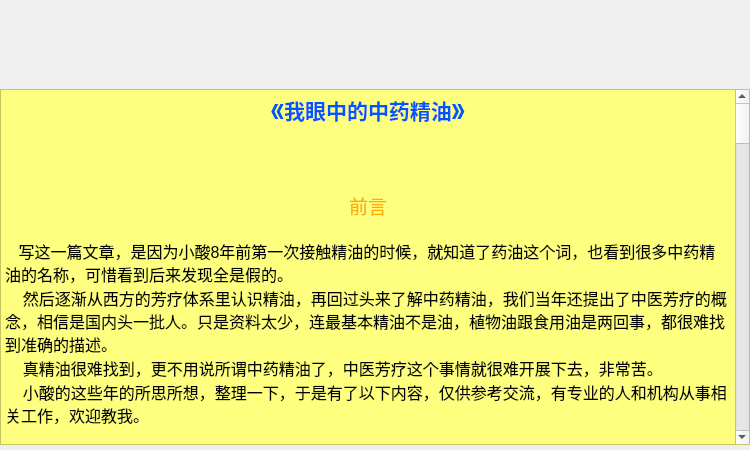
<?xml version="1.0" encoding="UTF-8"?>
<ui version="4.0">
 <class>Form</class>
 <widget class="QWidget" name="Form">
  <property name="geometry">
   <rect>
    <x>0</x>
    <y>0</y>
    <width>750</width>
    <height>450</height>
   </rect>
  </property>
  <property name="windowTitle">
   <string>Form</string>
  </property>
  <layout class="QVBoxLayout" name="verticalLayout" stretch="1,4">
   <property name="spacing">
    <number>0</number>
   </property>
   <property name="leftMargin">
    <number>0</number>
   </property>
   <property name="topMargin">
    <number>0</number>
   </property>
   <property name="rightMargin">
    <number>0</number>
   </property>
   <property name="bottomMargin">
    <number>5</number>
   </property>
   <item>
    <widget class="QLabel" name="article_pic_label">
     <property name="styleSheet">
      <string notr="true">QLabel{
	border-image: url(:/article/images/article_top.jpg);
}</string>
     </property>
     <property name="text">
      <string/>
     </property>
    </widget>
   </item>
   <item>
    <widget class="QTextEdit" name="article_textEdit">
     <property name="styleSheet">
      <string notr="true">QTextEdit{
	background-color: rgb(255, 255, 127);
}</string>
     </property>
     <property name="readOnly">
      <bool>true</bool>
     </property>
     <property name="html">
      <string>&lt;!DOCTYPE HTML PUBLIC &quot;-//W3C//DTD HTML 4.0//EN&quot; &quot;http://www.w3.org/TR/REC-html40/strict.dtd&quot;&gt;
&lt;html&gt;&lt;head&gt;&lt;meta name=&quot;qrichtext&quot; content=&quot;1&quot; /&gt;&lt;style type=&quot;text/css&quot;&gt;
p, li { white-space: pre-wrap; }
&lt;/style&gt;&lt;/head&gt;&lt;body style=&quot; font-family:'SimSun'; font-size:9pt; font-weight:400; font-style:normal;&quot;&gt;
&lt;p align=&quot;center&quot; style=&quot; margin-top:0px; margin-bottom:0px; margin-left:0px; margin-right:0px; -qt-block-indent:0; text-indent:0px;&quot;&gt;&lt;span style=&quot; font-size:16pt; font-weight:600; color:#0055ff;&quot;&gt;《我眼中的中药精油》&lt;/span&gt;&lt;/p&gt;
&lt;p align=&quot;center&quot; style=&quot;-qt-paragraph-type:empty; margin-top:0px; margin-bottom:0px; margin-left:0px; margin-right:0px; -qt-block-indent:0; text-indent:0px; font-size:14pt; color:#0055ff;&quot;&gt;&lt;br /&gt;&lt;/p&gt;
&lt;p align=&quot;center&quot; style=&quot; margin-top:0px; margin-bottom:0px; margin-left:0px; margin-right:0px; -qt-block-indent:0; text-indent:0px;&quot;&gt;&lt;img src=&quot;:/article/images/article_01.jpg&quot; /&gt;&lt;/p&gt;
&lt;p style=&quot;-qt-paragraph-type:empty; margin-top:0px; margin-bottom:0px; margin-left:0px; margin-right:0px; -qt-block-indent:0; text-indent:0px;&quot;&gt;&lt;br /&gt;&lt;/p&gt;
&lt;p style=&quot;-qt-paragraph-type:empty; margin-top:0px; margin-bottom:0px; margin-left:0px; margin-right:0px; -qt-block-indent:0; text-indent:0px;&quot;&gt;&lt;br /&gt;&lt;/p&gt;
&lt;p align=&quot;center&quot; style=&quot; margin-top:0px; margin-bottom:0px; margin-left:0px; margin-right:0px; -qt-block-indent:0; text-indent:0px;&quot;&gt;&lt;span style=&quot; font-size:14pt; color:#ffaa00;&quot;&gt;前言&lt;/span&gt;&lt;/p&gt;
&lt;p align=&quot;center&quot; style=&quot;-qt-paragraph-type:empty; margin-top:0px; margin-bottom:0px; margin-left:0px; margin-right:0px; -qt-block-indent:0; text-indent:0px; font-size:12pt; color:#ffaa00;&quot;&gt;&lt;br /&gt;&lt;/p&gt;
&lt;p style=&quot; margin-top:0px; margin-bottom:0px; margin-left:0px; margin-right:0px; -qt-block-indent:0; text-indent:0px;&quot;&gt;   &lt;span style=&quot; font-size:10pt;&quot;&gt; &lt;/span&gt;&lt;span style=&quot; font-size:12pt;&quot;&gt;写这一篇文章，是因为小酸8年前第一次接触精油的时候，就知道了药油这个词，也看到很多中药精油的名称，可惜看到后来发现全是假的。&lt;/span&gt;&lt;/p&gt;
&lt;p style=&quot; margin-top:0px; margin-bottom:0px; margin-left:0px; margin-right:0px; -qt-block-indent:0; text-indent:0px;&quot;&gt;&lt;span style=&quot; font-size:12pt;&quot;&gt;    然后逐渐从西方的芳疗体系里认识精油，再回过头来了解中药精油，我们当年还提出了中医芳疗的概念，相信是国内头一批人。只是资料太少，连最基本精油不是油，植物油跟食用油是两回事，都很难找到准确的描述。&lt;/span&gt;&lt;/p&gt;
&lt;p style=&quot; margin-top:0px; margin-bottom:0px; margin-left:0px; margin-right:0px; -qt-block-indent:0; text-indent:0px;&quot;&gt;&lt;span style=&quot; font-size:12pt;&quot;&gt;    真精油很难找到，更不用说所谓中药精油了，中医芳疗这个事情就很难开展下去，非常苦。&lt;/span&gt;&lt;/p&gt;
&lt;p style=&quot; margin-top:0px; margin-bottom:0px; margin-left:0px; margin-right:0px; -qt-block-indent:0; text-indent:0px;&quot;&gt;&lt;span style=&quot; font-size:12pt;&quot;&gt;    小酸的这些年的所思所想，整理一下，于是有了以下内容，仅供参考交流，有专业的人和机构从事相关工作，欢迎教我。&lt;/span&gt;&lt;/p&gt;
&lt;p style=&quot;-qt-paragraph-type:empty; margin-top:0px; margin-bottom:0px; margin-left:0px; margin-right:0px; -qt-block-indent:0; text-indent:0px;&quot;&gt;&lt;br /&gt;&lt;/p&gt;
&lt;p align=&quot;center&quot; style=&quot; margin-top:0px; margin-bottom:0px; margin-left:0px; margin-right:0px; -qt-block-indent:0; text-indent:0px;&quot;&gt;&lt;img src=&quot;:/article/images/article_02.jpg&quot; /&gt;&lt;/p&gt;
&lt;p style=&quot;-qt-paragraph-type:empty; margin-top:0px; margin-bottom:0px; margin-left:0px; margin-right:0px; -qt-block-indent:0; text-indent:0px;&quot;&gt;&lt;br /&gt;&lt;/p&gt;
&lt;p style=&quot;-qt-paragraph-type:empty; margin-top:0px; margin-bottom:0px; margin-left:0px; margin-right:0px; -qt-block-indent:0; text-indent:0px;&quot;&gt;&lt;br /&gt;&lt;/p&gt;
&lt;p align=&quot;center&quot; style=&quot; margin-top:0px; margin-bottom:0px; margin-left:0px; margin-right:0px; -qt-block-indent:0; text-indent:0px;&quot;&gt;&lt;span style=&quot; font-size:14pt; color:#ffaa00;&quot;&gt;什么是中药精油？&lt;/span&gt;&lt;/p&gt;
&lt;p style=&quot;-qt-paragraph-type:empty; margin-top:0px; margin-bottom:0px; margin-left:0px; margin-right:0px; -qt-block-indent:0; text-indent:0px;&quot;&gt;&lt;br /&gt;&lt;/p&gt;
&lt;p style=&quot; margin-top:0px; margin-bottom:0px; margin-left:0px; margin-right:0px; -qt-block-indent:0; text-indent:0px;&quot;&gt;   &lt;span style=&quot; font-size:10pt;&quot;&gt; &lt;/span&gt;&lt;span style=&quot; font-size:12pt;&quot;&gt;能用来萃取精油的植物，到现在就几百种。在被传统认定为中药材的植物里，能提取芳香精油的植物，据说有198种。&lt;/span&gt;&lt;/p&gt;
&lt;p style=&quot; margin-top:0px; margin-bottom:0px; margin-left:0px; margin-right:0px; -qt-block-indent:0; text-indent:0px;&quot;&gt;&lt;span style=&quot; font-size:12pt;&quot;&gt;    在西方的芳疗范畴，它们是植物精油，在我们这里，它们就是草药，就是中药材，在这个惯性下，我们叫它们中药精油，中药草精油，并且用中医的方法指导使用，是很自然的事情。&lt;/span&gt;&lt;/p&gt;
&lt;p style=&quot; margin-top:0px; margin-bottom:0px; margin-left:0px; margin-right:0px; -qt-block-indent:0; text-indent:0px;&quot;&gt;&lt;span style=&quot; font-size:12pt;&quot;&gt;    如果我没记错，梁冬跟徐文兵先生做《中医太美》节目里，讲过西方利用植物，那叫植物药，不是中药。因为背后的指导思想不同。&lt;/span&gt;&lt;/p&gt;
&lt;p style=&quot;-qt-paragraph-type:empty; margin-top:0px; margin-bottom:0px; margin-left:0px; margin-right:0px; -qt-block-indent:0; text-indent:0px;&quot;&gt;&lt;br /&gt;&lt;/p&gt;
&lt;p align=&quot;center&quot; style=&quot; margin-top:0px; margin-bottom:0px; margin-left:0px; margin-right:0px; -qt-block-indent:0; text-indent:0px;&quot;&gt;&lt;img src=&quot;:/article/images/article_03.jpg&quot; /&gt;&lt;/p&gt;
&lt;p style=&quot;-qt-paragraph-type:empty; margin-top:0px; margin-bottom:0px; margin-left:0px; margin-right:0px; -qt-block-indent:0; text-indent:0px;&quot;&gt;&lt;br /&gt;&lt;/p&gt;
&lt;p style=&quot; margin-top:0px; margin-bottom:0px; margin-left:0px; margin-right:0px; -qt-block-indent:0; text-indent:0px;&quot;&gt;    &lt;span style=&quot; font-size:12pt;&quot;&gt;中药是在传统中医药理论指导下使用，而植物药是在现代医药理论指导下使用。&lt;/span&gt;&lt;/p&gt;
&lt;p style=&quot; margin-top:0px; margin-bottom:0px; margin-left:0px; margin-right:0px; -qt-block-indent:0; text-indent:0px;&quot;&gt;&lt;span style=&quot; font-size:12pt;&quot;&gt;    欧盟对植物药的定义：“植物药是指用单一或多种植物配伍，含有专一活性成分或植物提取物，用于医疗目的的医疗产品。”&lt;/span&gt;&lt;/p&gt;
&lt;p style=&quot; margin-top:0px; margin-bottom:0px; margin-left:0px; margin-right:0px; -qt-block-indent:0; text-indent:0px;&quot;&gt;&lt;span style=&quot; font-size:12pt;&quot;&gt;    小酸这几年看了不同国家作者写的精油相关书籍，看了一些专业人士在做的推广内容，小酸发现，还是跟各自的文化背景有关：在不同文化背景下，形成各自的风格，最终以教学，应用，书籍等呈现在我们面前。&lt;/span&gt;&lt;/p&gt;
&lt;p style=&quot;-qt-paragraph-type:empty; margin-top:0px; margin-bottom:0px; margin-left:0px; margin-right:0px; -qt-block-indent:0; text-indent:0px;&quot;&gt;&lt;br /&gt;&lt;/p&gt;
&lt;p align=&quot;center&quot; style=&quot; margin-top:0px; margin-bottom:0px; margin-left:0px; margin-right:0px; -qt-block-indent:0; text-indent:0px;&quot;&gt;&lt;img src=&quot;:/article/images/article_04.jpg&quot; /&gt;&lt;/p&gt;
&lt;p style=&quot;-qt-paragraph-type:empty; margin-top:0px; margin-bottom:0px; margin-left:0px; margin-right:0px; -qt-block-indent:0; text-indent:0px;&quot;&gt;&lt;br /&gt;&lt;/p&gt;
&lt;p style=&quot; margin-top:0px; margin-bottom:0px; margin-left:0px; margin-right:0px; -qt-block-indent:0; text-indent:0px;&quot;&gt;&lt;span style=&quot; font-size:12pt;&quot;&gt;    比如，小酸个人观感里——法：偏医学研究与应用；德：偏医学与化学应用；英：偏经验与实际应用；&lt;/span&gt;&lt;/p&gt;
&lt;p style=&quot; margin-top:0px; margin-bottom:0px; margin-left:0px; margin-right:0px; -qt-block-indent:0; text-indent:0px;&quot;&gt;&lt;span style=&quot; font-size:12pt;&quot;&gt;    东方系：中医哲学，按摩推拿，经络脏腑，五行学说，气血穴位，性味归经，从精油性质特点的解释，到调配，到使用，中医理论都有完整的方法论来指导。&lt;/span&gt;&lt;/p&gt;
&lt;p style=&quot; margin-top:0px; margin-bottom:0px; margin-left:0px; margin-right:0px; -qt-block-indent:0; text-indent:0px;&quot;&gt;&lt;span style=&quot; font-size:12pt;&quot;&gt;    香港，台湾，日本，有一些这方面的书，国内的我还不知道有没有大师出中医芳疗相关的书。&lt;/span&gt;&lt;/p&gt;
&lt;p style=&quot;-qt-paragraph-type:empty; margin-top:0px; margin-bottom:0px; margin-left:0px; margin-right:0px; -qt-block-indent:0; text-indent:0px;&quot;&gt;&lt;br /&gt;&lt;/p&gt;
&lt;p align=&quot;center&quot; style=&quot; margin-top:0px; margin-bottom:0px; margin-left:0px; margin-right:0px; -qt-block-indent:0; text-indent:0px;&quot;&gt;&lt;img src=&quot;:/article/images/article_05.jpg&quot; /&gt;&lt;/p&gt;
&lt;p style=&quot;-qt-paragraph-type:empty; margin-top:0px; margin-bottom:0px; margin-left:0px; margin-right:0px; -qt-block-indent:0; text-indent:0px;&quot;&gt;&lt;br /&gt;&lt;/p&gt;
&lt;p style=&quot; margin-top:0px; margin-bottom:0px; margin-left:0px; margin-right:0px; -qt-block-indent:0; text-indent:0px;&quot;&gt;   &lt;span style=&quot; font-size:12pt;&quot;&gt; 还有三脉七轮的脉轮能量理论、星座、音乐、性格等等理论下的使用指导（这些小酸不打算接触）。所以叫中药精油，重要的不是这个精油本身，是背后的指导理论。&lt;/span&gt;&lt;/p&gt;
&lt;p style=&quot; margin-top:0px; margin-bottom:0px; margin-left:0px; margin-right:0px; -qt-block-indent:0; text-indent:0px;&quot;&gt;&lt;span style=&quot; font-size:12pt;&quot;&gt;    当然，我看了一本书上面写着：研究发现，中药精油，通常比常见的那些精油，用于皮肤上时，渗透力更强。&lt;/span&gt;&lt;/p&gt;
&lt;p style=&quot;-qt-paragraph-type:empty; margin-top:0px; margin-bottom:0px; margin-left:0px; margin-right:0px; -qt-block-indent:0; text-indent:0px;&quot;&gt;&lt;br /&gt;&lt;/p&gt;
&lt;p align=&quot;center&quot; style=&quot; margin-top:0px; margin-bottom:0px; margin-left:0px; margin-right:0px; -qt-block-indent:0; text-indent:0px;&quot;&gt;&lt;img src=&quot;:/article/images/article_06.jpg&quot; /&gt;&lt;/p&gt;
&lt;p style=&quot;-qt-paragraph-type:empty; margin-top:0px; margin-bottom:0px; margin-left:0px; margin-right:0px; -qt-block-indent:0; text-indent:0px;&quot;&gt;&lt;br /&gt;&lt;/p&gt;
&lt;p style=&quot; margin-top:0px; margin-bottom:0px; margin-left:0px; margin-right:0px; -qt-block-indent:0; text-indent:0px;&quot;&gt;     &lt;span style=&quot; font-size:12pt;&quot;&gt;中药精油，一是本来就是自古以来使用的中草药，本来就是芳香植物，可以萃取精油，然后在我们文化体系内这样称呼它；一是按照中医的方法，来指导精油的应用，可能不是传统的草药，而是某些不常见的植物，这是精油的中医化，用中医的观点来看待植物精油，指导配伍和应用。&lt;/span&gt;&lt;/p&gt;
&lt;p style=&quot; margin-top:0px; margin-bottom:0px; margin-left:0px; margin-right:0px; -qt-block-indent:0; text-indent:0px;&quot;&gt;&lt;span style=&quot; font-size:12pt;&quot;&gt;    中医也不是没有对芳香油的使用，只是很懵懂而已。&lt;/span&gt;&lt;/p&gt;
&lt;p style=&quot; margin-top:0px; margin-bottom:0px; margin-left:0px; margin-right:0px; -qt-block-indent:0; text-indent:0px;&quot;&gt;&lt;span style=&quot; font-size:12pt;&quot;&gt;    看过一个研究，说做艾灸好是为什么，除了燃烧的热力之外，燃烧时产生的挥发油，也可能是带来作用的原因。还有香囊，去邪醒神等，制作原料都是含有挥发油的植物。&lt;/span&gt;&lt;/p&gt;
&lt;p style=&quot;-qt-paragraph-type:empty; margin-top:0px; margin-bottom:0px; margin-left:0px; margin-right:0px; -qt-block-indent:0; text-indent:0px;&quot;&gt;&lt;br /&gt;&lt;/p&gt;
&lt;p align=&quot;center&quot; style=&quot; margin-top:0px; margin-bottom:0px; margin-left:0px; margin-right:0px; -qt-block-indent:0; text-indent:0px;&quot;&gt;&lt;img src=&quot;:/article/images/article_07.jpg&quot; /&gt;&lt;/p&gt;
&lt;p style=&quot;-qt-paragraph-type:empty; margin-top:0px; margin-bottom:0px; margin-left:0px; margin-right:0px; -qt-block-indent:0; text-indent:0px;&quot;&gt;&lt;br /&gt;&lt;/p&gt;
&lt;p style=&quot; margin-top:0px; margin-bottom:0px; margin-left:0px; margin-right:0px; -qt-block-indent:0; text-indent:0px;&quot;&gt; &lt;span style=&quot; font-size:10pt;&quot;&gt;   &lt;/span&gt;&lt;span style=&quot; font-size:12pt;&quot;&gt;关于中药精油性味归经，我看了不同的书，大体上一致，局部混乱和互相矛盾。没有统一的标准和权威组织来做这个整理、规范的事情，可能随着发展未来会有高人来做。&lt;/span&gt;&lt;/p&gt;
&lt;p style=&quot; margin-top:0px; margin-bottom:0px; margin-left:0px; margin-right:0px; -qt-block-indent:0; text-indent:0px;&quot;&gt;&lt;span style=&quot; font-size:12pt;&quot;&gt;    我也有一个疑问，草药煎熬以水溶性为主，精油以芳香物质为主，完全沿用以前的性味归经，是否可行？那些没做过性味归经的植物，植物精油，谁来做性味归经的确定？&lt;/span&gt;&lt;/p&gt;
&lt;p style=&quot;-qt-paragraph-type:empty; margin-top:0px; margin-bottom:0px; margin-left:0px; margin-right:0px; -qt-block-indent:0; text-indent:0px;&quot;&gt;&lt;br /&gt;&lt;/p&gt;
&lt;p align=&quot;center&quot; style=&quot; margin-top:0px; margin-bottom:0px; margin-left:0px; margin-right:0px; -qt-block-indent:0; text-indent:0px;&quot;&gt;&lt;img src=&quot;:/article/images/article_08.jpg&quot; /&gt;&lt;/p&gt;
&lt;p style=&quot;-qt-paragraph-type:empty; margin-top:0px; margin-bottom:0px; margin-left:0px; margin-right:0px; -qt-block-indent:0; text-indent:0px;&quot;&gt;&lt;br /&gt;&lt;/p&gt;
&lt;p style=&quot;-qt-paragraph-type:empty; margin-top:0px; margin-bottom:0px; margin-left:0px; margin-right:0px; -qt-block-indent:0; text-indent:0px;&quot;&gt;&lt;br /&gt;&lt;/p&gt;
&lt;p align=&quot;center&quot; style=&quot; margin-top:0px; margin-bottom:0px; margin-left:0px; margin-right:0px; -qt-block-indent:0; text-indent:0px;&quot;&gt;&lt;span style=&quot; font-size:14pt; color:#ffaa00;&quot;&gt;芳香疗法和中医中药太多相似之处&lt;/span&gt;&lt;/p&gt;
&lt;p style=&quot; margin-top:0px; margin-bottom:0px; margin-left:0px; margin-right:0px; -qt-block-indent:0; text-indent:0px;&quot;&gt; &lt;/p&gt;
&lt;p style=&quot; margin-top:0px; margin-bottom:0px; margin-left:0px; margin-right:0px; -qt-block-indent:0; text-indent:0px;&quot;&gt;     &lt;span style=&quot; font-size:12pt;&quot;&gt;精油芳疗，和中医，都叫作实证疗法。中医和精油芳香疗法，有着天然的契合。&lt;/span&gt;&lt;/p&gt;
&lt;p style=&quot; margin-top:0px; margin-bottom:0px; margin-left:0px; margin-right:0px; -qt-block-indent:0; text-indent:0px;&quot;&gt;&lt;span style=&quot; font-size:12pt;&quot;&gt;    精油芳疗，有时候也会面临中医一样功效验证上的窘迫。比如，寇特博士用了一段描述：“对于流感，高浓度的使用精油，没有科学验证，但是反正就是有用。”这个描述方式，跟很多中草药的使用上很相似。&lt;/span&gt;&lt;/p&gt;
&lt;p style=&quot; margin-top:0px; margin-bottom:0px; margin-left:0px; margin-right:0px; -qt-block-indent:0; text-indent:0px;&quot;&gt;&lt;span style=&quot; font-size:12pt;&quot;&gt;    芳香疗法的整体观：“将人视为身心灵的整体组合，几乎每一种急性或者慢性疾病都伴随负面情绪或者心理状况，甚至主导特定器官的失调。&lt;/span&gt;&lt;/p&gt;
&lt;p style=&quot; margin-top:0px; margin-bottom:0px; margin-left:0px; margin-right:0px; -qt-block-indent:0; text-indent:0px;&quot;&gt;&lt;span style=&quot; font-size:12pt;&quot;&gt;    要达到完全的治愈必须考虑身心灵三个面向，这与以病症外在表征为治疗切入点的正统医学，在本质上完全不同。”&lt;/span&gt;&lt;/p&gt;
&lt;p style=&quot;-qt-paragraph-type:empty; margin-top:0px; margin-bottom:0px; margin-left:0px; margin-right:0px; -qt-block-indent:0; text-indent:0px;&quot;&gt;&lt;br /&gt;&lt;/p&gt;
&lt;p align=&quot;center&quot; style=&quot; margin-top:0px; margin-bottom:0px; margin-left:0px; margin-right:0px; -qt-block-indent:0; text-indent:0px;&quot;&gt;&lt;img src=&quot;:/article/images/article_09.jpg&quot; /&gt;&lt;/p&gt;
&lt;p style=&quot;-qt-paragraph-type:empty; margin-top:0px; margin-bottom:0px; margin-left:0px; margin-right:0px; -qt-block-indent:0; text-indent:0px;&quot;&gt;&lt;br /&gt;&lt;/p&gt;
&lt;p style=&quot; margin-top:0px; margin-bottom:0px; margin-left:0px; margin-right:0px; -qt-block-indent:0; text-indent:0px;&quot;&gt;   &lt;span style=&quot; font-size:12pt;&quot;&gt; 这段话有没有很熟悉的感觉，中医讲，八纲辨证，四诊合参，辨证论治，其实早就提出了治疗的整体观，不但将情志情绪与脏腑与病症联系起来，甚至季节气候的变化，带来的身心影响，也有了恰当的解释。&lt;/span&gt;&lt;/p&gt;
&lt;p style=&quot; margin-top:0px; margin-bottom:0px; margin-left:0px; margin-right:0px; -qt-block-indent:0; text-indent:0px;&quot;&gt;&lt;span style=&quot; font-size:12pt;&quot;&gt;    中医讲上医治未病，讲养生，讲因天之序，合道而行时，芳香疗法都还没诞生呢。&lt;/span&gt;&lt;/p&gt;
&lt;p style=&quot; margin-top:0px; margin-bottom:0px; margin-left:0px; margin-right:0px; -qt-block-indent:0; text-indent:0px;&quot;&gt;&lt;span style=&quot; font-size:12pt;&quot;&gt;    精油化学，有很好的一面，可以知道，它对人体是否有益，如何起作用，哪些精油的哪些成分有害，进入人体时就有害还是在代谢的过程中发生转变，从而产生不利作用等。&lt;/span&gt;&lt;/p&gt;
&lt;p style=&quot;-qt-paragraph-type:empty; margin-top:0px; margin-bottom:0px; margin-left:0px; margin-right:0px; -qt-block-indent:0; text-indent:0px;&quot;&gt;&lt;br /&gt;&lt;/p&gt;
&lt;p align=&quot;center&quot; style=&quot; margin-top:0px; margin-bottom:0px; margin-left:0px; margin-right:0px; -qt-block-indent:0; text-indent:0px;&quot;&gt;&lt;img src=&quot;:/article/images/article_10.jpg&quot; /&gt;&lt;/p&gt;
&lt;p style=&quot;-qt-paragraph-type:empty; margin-top:0px; margin-bottom:0px; margin-left:0px; margin-right:0px; -qt-block-indent:0; text-indent:0px;&quot;&gt;&lt;br /&gt;&lt;/p&gt;
&lt;p style=&quot; margin-top:0px; margin-bottom:0px; margin-left:0px; margin-right:0px; -qt-block-indent:0; text-indent:0px;&quot;&gt;   &lt;span style=&quot; font-size:10pt;&quot;&gt; &lt;/span&gt;&lt;span style=&quot; font-size:12pt;&quot;&gt;但容易进入正统医学的单一成分vs功效的思路，西药绝大部分都是单一成分的对吧。当然这没什么不好，好处是更容易把事物置于我们的掌控之下，避免中药注射液，马兜铃酸这样的尴尬问题，更有安全感，而可能的坏处，是容易失去对植物整体性，协同性与人体相互作用的认同。&lt;/span&gt;&lt;/p&gt;
&lt;p style=&quot; margin-top:0px; margin-bottom:0px; margin-left:0px; margin-right:0px; -qt-block-indent:0; text-indent:0px;&quot;&gt;&lt;span style=&quot; font-size:12pt;&quot;&gt;    有趣的是，很多用来作为调料、调味品的植物，它们的精油，正好是对胃，肠道有帮助的精油。&lt;/span&gt;&lt;/p&gt;
&lt;p style=&quot; margin-top:0px; margin-bottom:0px; margin-left:0px; margin-right:0px; -qt-block-indent:0; text-indent:0px;&quot;&gt;&lt;span style=&quot; font-size:12pt;&quot;&gt;    比如，姜，薄荷，神圣罗勒（金不换，炒田螺里面就经常用到），紫苏，甜茴香，豆蔻，而在中医上，归脾胃经。&lt;/span&gt;&lt;/p&gt;
&lt;p style=&quot;-qt-paragraph-type:empty; margin-top:0px; margin-bottom:0px; margin-left:0px; margin-right:0px; -qt-block-indent:0; text-indent:0px;&quot;&gt;&lt;br /&gt;&lt;/p&gt;
&lt;p align=&quot;center&quot; style=&quot; margin-top:0px; margin-bottom:0px; margin-left:0px; margin-right:0px; -qt-block-indent:0; text-indent:0px;&quot;&gt;&lt;img src=&quot;:/article/images/article_11.jpg&quot; /&gt;&lt;/p&gt;
&lt;p style=&quot;-qt-paragraph-type:empty; margin-top:0px; margin-bottom:0px; margin-left:0px; margin-right:0px; -qt-block-indent:0; text-indent:0px;&quot;&gt;&lt;br /&gt;&lt;/p&gt;
&lt;p style=&quot; margin-top:0px; margin-bottom:0px; margin-left:0px; margin-right:0px; -qt-block-indent:0; text-indent:0px;&quot;&gt;    &lt;span style=&quot; font-size:12pt;&quot;&gt;柑橘类，甜橙，橘，在精油的应用上，本来就有香薰或按摩，有助于开胃的作用，而甜橙，是我们的中药材陈皮，健胃消食促进消化的配伍里，都会有它的身影。&lt;/span&gt;&lt;/p&gt;
&lt;p style=&quot; margin-top:0px; margin-bottom:0px; margin-left:0px; margin-right:0px; -qt-block-indent:0; text-indent:0px;&quot;&gt;&lt;span style=&quot; font-size:12pt;&quot;&gt;    很多临床上并不能证明的结果，在实际应用中，就是能解决问题，同时并没有什么副作用。精油的协同性，和杀菌能力，就是最好的证明。中医中药，不也常常这样嘛。&lt;/span&gt;&lt;/p&gt;
&lt;p style=&quot; margin-top:0px; margin-bottom:0px; margin-left:0px; margin-right:0px; -qt-block-indent:0; text-indent:0px;&quot;&gt;&lt;span style=&quot; font-size:12pt;&quot;&gt;    在于明确知道，这是无害的。&lt;/span&gt;&lt;br /&gt;&lt;/p&gt;
&lt;p align=&quot;center&quot; style=&quot; margin-top:0px; margin-bottom:0px; margin-left:0px; margin-right:0px; -qt-block-indent:0; text-indent:0px;&quot;&gt;&lt;img src=&quot;:/article/images/article_12.jpg&quot; /&gt;&lt;/p&gt;
&lt;p style=&quot;-qt-paragraph-type:empty; margin-top:0px; margin-bottom:0px; margin-left:0px; margin-right:0px; -qt-block-indent:0; text-indent:0px;&quot;&gt;&lt;br /&gt;&lt;/p&gt;
&lt;p style=&quot; margin-top:0px; margin-bottom:0px; margin-left:0px; margin-right:0px; -qt-block-indent:0; text-indent:0px;&quot;&gt;    &lt;span style=&quot; font-size:12pt;&quot;&gt;精油的中医化，中医的精油化（种植，土壤，水，选材，萃取工艺，标准管理，成分分析上值得学习，药材的炮制工艺很多都在失传消失，精油却在不断发展），可以在互相的领域，汲取到不同的营养，丰富，壮大自身，小酸相信，在对植物的理解和应用上，对人体疗愈上的理论/方法论，即使有争议，也有鄙视链，中西也必将殊途同归，毕竟生死事大。&lt;/span&gt;&lt;/p&gt;
&lt;p style=&quot; margin-top:0px; margin-bottom:0px; margin-left:0px; margin-right:0px; -qt-block-indent:0; text-indent:0px;&quot;&gt;&lt;span style=&quot; font-size:12pt;&quot;&gt;    自然疗法，实证疗法，容易被人感觉成玄学，幸好精油来自于化学家、医师的不断研究和发展，更容易给人以知其然也知其所以然之感，多少有一些与正统医学叫板的底气，中医总感觉缺少这方面的沉淀和发展推进。&lt;/span&gt;&lt;/p&gt;
&lt;p style=&quot; margin-top:0px; margin-bottom:0px; margin-left:0px; margin-right:0px; -qt-block-indent:0; text-indent:0px;&quot;&gt;&lt;span style=&quot; font-size:12pt;&quot;&gt;    只是不断的解构老智慧，没有推陈出新，很牛逼的中医，只靠一小撮牛逼的人，撑不起来，华严宗为什么慢慢不如禅宗，那是因为更艰深晦涩啊，不好传播啊。&lt;/span&gt;&lt;/p&gt;
&lt;p style=&quot;-qt-paragraph-type:empty; margin-top:0px; margin-bottom:0px; margin-left:0px; margin-right:0px; -qt-block-indent:0; text-indent:0px;&quot;&gt;&lt;br /&gt;&lt;/p&gt;
&lt;p align=&quot;center&quot; style=&quot; margin-top:0px; margin-bottom:0px; margin-left:0px; margin-right:0px; -qt-block-indent:0; text-indent:0px;&quot;&gt;&lt;img src=&quot;:/article/images/article_13.jpg&quot; /&gt;&lt;/p&gt;
&lt;p style=&quot;-qt-paragraph-type:empty; margin-top:0px; margin-bottom:0px; margin-left:0px; margin-right:0px; -qt-block-indent:0; text-indent:0px;&quot;&gt;&lt;br /&gt;&lt;/p&gt;
&lt;p style=&quot; margin-top:0px; margin-bottom:0px; margin-left:0px; margin-right:0px; -qt-block-indent:0; text-indent:0px;&quot;&gt;   &lt;span style=&quot; font-size:10pt;&quot;&gt; &lt;/span&gt;&lt;span style=&quot; font-size:12pt;&quot;&gt;中医的方法论，对指导精油的使用，是一种强强联合。利用中医的理论，加强对精油的研究和运用，可能是中医中药，对现代医学进行弯道超车的一个好尝试也未可知。&lt;/span&gt;&lt;/p&gt;
&lt;p style=&quot; margin-top:0px; margin-bottom:0px; margin-left:0px; margin-right:0px; -qt-block-indent:0; text-indent:0px;&quot;&gt;&lt;span style=&quot; font-size:12pt;&quot;&gt;    中药精油，兴许某一天，就成了是中医的一个重要分支发展领域了。&lt;/span&gt;&lt;/p&gt;
&lt;p style=&quot; margin-top:0px; margin-bottom:0px; margin-left:0px; margin-right:0px; -qt-block-indent:0; text-indent:0px;&quot;&gt; &lt;/p&gt;
&lt;p align=&quot;center&quot; style=&quot; margin-top:0px; margin-bottom:0px; margin-left:0px; margin-right:0px; -qt-block-indent:0; text-indent:0px;&quot;&gt;&lt;span style=&quot; font-size:14pt; color:#ffaa00;&quot;&gt;对精油推广的看法&lt;/span&gt;&lt;/p&gt;
&lt;p style=&quot; margin-top:0px; margin-bottom:0px; margin-left:0px; margin-right:0px; -qt-block-indent:0; text-indent:0px;&quot;&gt; &lt;/p&gt;
&lt;p style=&quot; margin-top:0px; margin-bottom:0px; margin-left:0px; margin-right:0px; -qt-block-indent:0; text-indent:0px;&quot;&gt;   &lt;span style=&quot; font-size:12pt;&quot;&gt; 天主教如何在国内传播？&lt;/span&gt;&lt;/p&gt;
&lt;p style=&quot; margin-top:0px; margin-bottom:0px; margin-left:0px; margin-right:0px; -qt-block-indent:0; text-indent:0px;&quot;&gt;&lt;span style=&quot; font-size:12pt;&quot;&gt;    “以马内利，哈利路亚”等，写成春联，故事，教义，编写成广场舞歌曲，以普罗大众能接受的通俗方式，进行传播，走的是底层群众路线。效果好。&lt;/span&gt;&lt;/p&gt;
&lt;p style=&quot;-qt-paragraph-type:empty; margin-top:0px; margin-bottom:0px; margin-left:0px; margin-right:0px; -qt-block-indent:0; text-indent:0px;&quot;&gt;&lt;br /&gt;&lt;/p&gt;
&lt;p align=&quot;center&quot; style=&quot; margin-top:0px; margin-bottom:0px; margin-left:0px; margin-right:0px; -qt-block-indent:0; text-indent:0px;&quot;&gt;&lt;img src=&quot;:/article/images/article_14.jpg&quot; /&gt;&lt;/p&gt;
&lt;p style=&quot;-qt-paragraph-type:empty; margin-top:0px; margin-bottom:0px; margin-left:0px; margin-right:0px; -qt-block-indent:0; text-indent:0px;&quot;&gt;&lt;br /&gt;&lt;/p&gt;
&lt;p style=&quot; margin-top:0px; margin-bottom:0px; margin-left:0px; margin-right:0px; -qt-block-indent:0; text-indent:0px;&quot;&gt;&lt;span style=&quot; font-size:10pt;&quot;&gt;    &lt;/span&gt;&lt;span style=&quot; font-size:12pt;&quot;&gt;精油也应该如此。&lt;/span&gt;&lt;/p&gt;
&lt;p style=&quot; margin-top:0px; margin-bottom:0px; margin-left:0px; margin-right:0px; -qt-block-indent:0; text-indent:0px;&quot;&gt;&lt;span style=&quot; font-size:12pt;&quot;&gt;    只有用都听得懂的话，才能提高传播的接受度。要更好的推广精油，精油的本土化，就是精油的中医化，这是必然。&lt;/span&gt;&lt;/p&gt;
&lt;p style=&quot; margin-top:0px; margin-bottom:0px; margin-left:0px; margin-right:0px; -qt-block-indent:0; text-indent:0px;&quot;&gt;&lt;span style=&quot; font-size:12pt;&quot;&gt;    按摩，养生，经络穴位，最好接受了。也很容易出效果。没有生病但总是感觉不舒服的状态，心理，情志，精神上，关怀安慰激励，减少痛苦等的辅助，精油可以带来很多帮助，疗愈力十足。&lt;/span&gt;&lt;/p&gt;
&lt;p style=&quot;-qt-paragraph-type:empty; margin-top:0px; margin-bottom:0px; margin-left:0px; margin-right:0px; -qt-block-indent:0; text-indent:0px;&quot;&gt;&lt;br /&gt;&lt;/p&gt;
&lt;p align=&quot;center&quot; style=&quot; margin-top:0px; margin-bottom:0px; margin-left:0px; margin-right:0px; -qt-block-indent:0; text-indent:0px;&quot;&gt;&lt;img src=&quot;:/article/images/article_15.jpg&quot; /&gt;&lt;/p&gt;
&lt;p style=&quot;-qt-paragraph-type:empty; margin-top:0px; margin-bottom:0px; margin-left:0px; margin-right:0px; -qt-block-indent:0; text-indent:0px;&quot;&gt;&lt;br /&gt;&lt;/p&gt;
&lt;p style=&quot; margin-top:0px; margin-bottom:0px; margin-left:0px; margin-right:0px; -qt-block-indent:0; text-indent:0px;&quot;&gt;&lt;span style=&quot; font-size:10pt;&quot;&gt;    &lt;/span&gt;&lt;span style=&quot; font-size:12pt;&quot;&gt;当然，假借精油之名行背锅之实的也很多，比如壮阳延时，隆鼻，开眼角，整脸，增高，丰唇等，打着精油的概念在某宝风行过一段时间，非常令人恶心，利用信息不对称，纯骗钱。&lt;/span&gt;&lt;/p&gt;
&lt;p style=&quot; margin-top:0px; margin-bottom:0px; margin-left:0px; margin-right:0px; -qt-block-indent:0; text-indent:0px;&quot;&gt;&lt;span style=&quot; font-size:12pt;&quot;&gt;    不过在国内精油划归化妆品管理，所以宣传很难。只能看到护肤相关，其他都没法说。&lt;/span&gt;&lt;/p&gt;
&lt;p style=&quot; margin-top:0px; margin-bottom:0px; margin-left:0px; margin-right:0px; -qt-block-indent:0; text-indent:0px;&quot;&gt;&lt;span style=&quot; font-size:12pt;&quot;&gt;    任何有医疗感的词都不能使用，比如消炎，抗菌这样的词。有这样描述的文章，也很难发出去。包括我现在这个。&lt;/span&gt;&lt;/p&gt;&lt;/body&gt;&lt;/html&gt;</string>
     </property>
    </widget>
   </item>
  </layout>
 </widget>
 <resources>
  <include location="../my_images.qrc"/>
 </resources>
 <connections/>
</ui>
